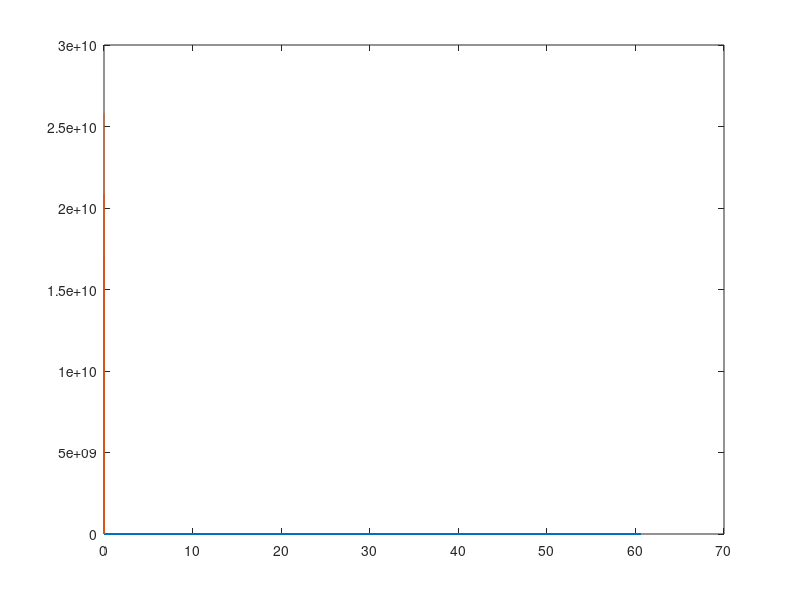

This figure's MATLAB source: (Note: this script raises an error after producing the figure.)
clearvars
close all
clc

%% Read .csv simulation files
t_F = csvread('t_F.csv', 1, 0);
t_R = csvread('t_R.csv', 1, 0);
tp_L = csvread('tp_L.csv', 1, 0);
tp_H = csvread('tp_H.csv', 1, 0);

%% Plot graphs
figure(1)
clf
for i = 1:7
    plot(t_F(:, (2*i-1)).*1e15, t_F(:, 2*i).*1e12);
    hold on
end
grid on
ylabel('Output 70%-30% falling time [ps]')
xlabel('Load Capacitance [fF]')

figure(2)
clf
for i = 1:7
    plot(t_R(:, (2*i-1)).*1e15, t_R(:, 2*i).*1e12);
    hold on
end
grid on
ylabel('Output 30%-70% rising time [ps]')
xlabel('Load Capacitance [fF]')

figure(3)
clf
for i = 1:7
    plot(tp_L(:, (2*i-1)).*1e15, tp_L(:, 2*i).*1e12);
    hold on
end
grid on
ylabel('Output falling 50%-50% propagation delay [ps]')
xlabel('Load Capacitance [fF]')

figure(4)
clf
for i = 1:7
    plot(tp_H(:, (2*i-1)).*1e15, tp_H(:, 2*i).*1e12);
    hold on
end
grid on
ylabel('Output rising 50%-50% propagation delay [ps]')
xlabel('Load Capacitance [fF]')